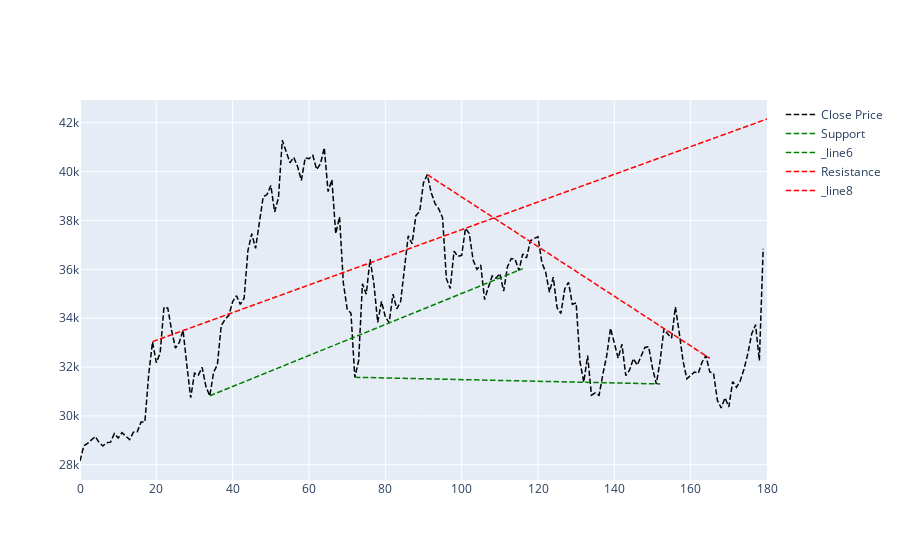

This figure's notebook cell:
### Code cell
layout = dict(
    dragmode="pan",
    xaxis_rangeslider_visible=False,
    showlegend=True,
)
new_data = list(plotly_fig.data)
new_data.pop(2)
new_data.pop(2)
new_data.pop(1)
new_data.pop(1)
fig = go.Figure(data=new_data, layout=layout)
fig

### Figure 1 — Plotly figure (JSON) as saved in the notebook; plotly's stock layout.template omitted (floating-point values rounded to 4 significant figures; data arrays with more than 128 entries replaced by an {"elided": "..."} marker saying what was removed)
{"data": [{"line": {"color": "rgba(0, 0, 0, 1)", "dash": "5.550000000000001px,2.4000000000000004px", "width": 1.5}, "mode": "lines", "name": "Close Price", "type": "scatter", "x": {"elided": "180 int values"}, "xaxis": "x", "y": {"elided": "180 float values"}, "yaxis": "y"}, {"line": {"color": "rgba (0, 127, 0, 1)", "dash": "5.550000000000001px,2.4000000000000004px", "width": 1.5}, "mode": "lines", "name": "Support", "type": "scatter", "x": [34, 116], "xaxis": "x", "y": [30820.0, 36030.0], "yaxis": "y"}, {"line": {"color": "rgba (0, 127, 0, 1)", "dash": "5.550000000000001px,2.4000000000000004px", "width": 1.5}, "mode": "lines", "name": "_line6", "type": "scatter", "x": [72, 152], "xaxis": "x", "y": [31580.0, 31310.0], "yaxis": "y"}, {"line": {"color": "rgba (255, 0, 0, 1)", "dash": "5.550000000000001px,2.4000000000000004px", "width": 1.5}, "mode": "lines", "name": "Resistance", "type": "scatter", "x": [19, 180], "xaxis": "x", "y": [33040.0, 42150.0], "yaxis": "y"}, {"line": {"color": "rgba (255, 0, 0, 1)", "dash": "5.550000000000001px,2.4000000000000004px", "width": 1.5}, "mode": "lines", "name": "_line8", "type": "scatter", "x": [91, 165], "xaxis": "x", "y": [39880.0, 32360.0], "yaxis": "y"}], "layout": {"autosize": true, "dragmode": "pan", "showlegend": true, "xaxis": {"autorange": true, "range": [0, 180], "rangeslider": {"visible": false, "yaxis": {}}, "type": "linear"}, "yaxis": {"autorange": true, "range": [27380.0, 42930.0], "type": "linear"}}}
